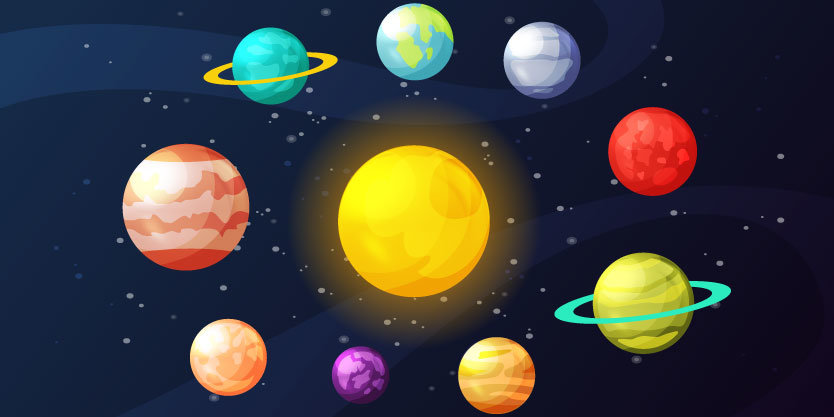
#> input picture s.jpg, 834 x 417 px
$ python 36.py
#> lines starting #> are read from the running program, lines starting #| are printed output that depends on the picture; after the words box and inside, x2 and y2 are one past the last pixel; in counts of white or black regions, pixels touching at a corner belong together
import cv2
import numpy as np
img = cv2.imread("s.jpg")
#> img is the input picture: shape (417, 834, 3); mean B, G, R 61, 61.2, 62.3
gray = cv2.cvtColor(img, cv2.COLOR_BGR2GRAY)
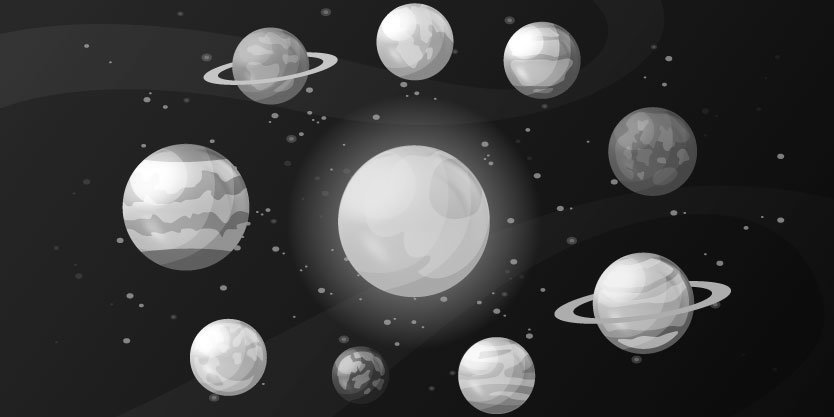
#> gray: shape (417, 834); min 1, max 255, mean 61.5
gray = cv2.medianBlur(gray, 5)
min_dist = img.shape[0]/8
#> min_dist = 52.12
param1 = 100
param2 = 50
circles = cv2.HoughCircles(gray, cv2.HOUGH_GRADIENT,
                           1, min_dist, param1=param1, param2=param2)
#> circles = [[185.5, 206.5, 63.1], [413.5, 221.5, 75.6], [643.5, 302.5, 51], [652.5, 150.5, 44.4], [414.5, 41.5, 38.8], [496.5, 375.5, 38.2], [269.5, 65.5, 38.2], [228.5, 357.5, 37.9], [540.5, 60.5, 37.7]]
circles = np.uint16(np.around(circles))
#> circles = [[186, 206, 63], [414, 222, 76], [644, 302, 51], [652, 150, 44], [414, 42, 39], [496, 376, 38], [270, 66, 38], [228, 358, 38], [540, 60, 38]]
if circles is not None:
    for x, y, r in circles[0, :]:
        cv2.circle(img, (x, y), r, (120, 100, 20), 4)
        cv2.circle(img, (x, y), 2, (0, 20, 50), 3)
#> this loop made 9 passes
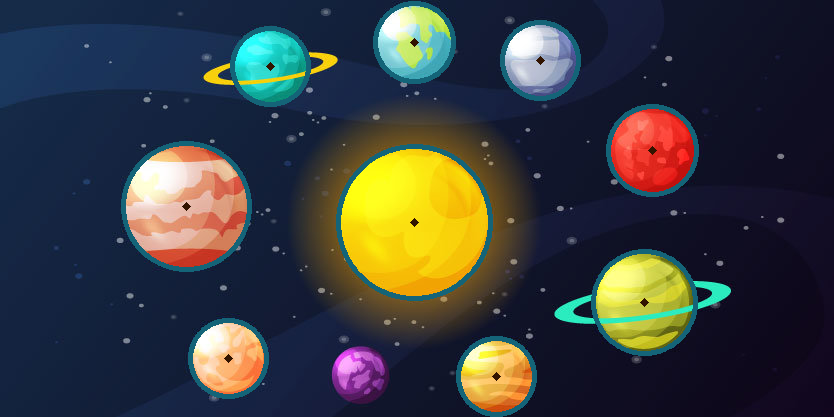
#> img: shape (417, 834, 3); 3.93% of pixels changed, all inside (x1, y1, x2, y2) = (121, 1, 699, 417)
cv2.imshow("img", img)
cv2.waitKey(0)
cv2.destroyAllWindows()
